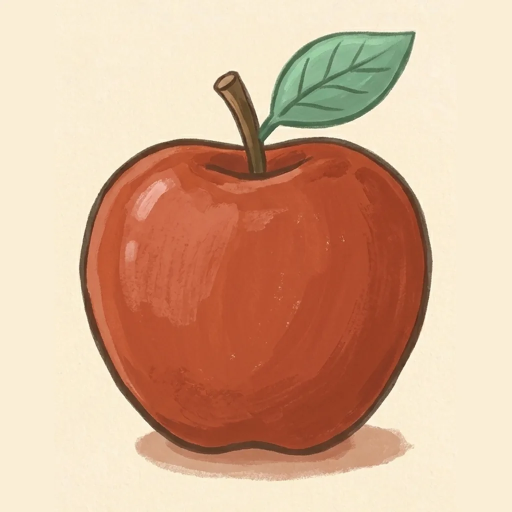
#> input picture game/assets/cards/mk_apple.webp, 1024 x 1024 px (shown at 1/2 size); its folder holds 3 pictures in this run
$ python prepare_images.py ../assets/cards/mk_apple.webp
#> lines starting #> are read from the running program, lines starting #| are printed output that depends on the picture
"""把卡牌插畫自動裁切、放大，令主體填滿圓形碟。

用法（在 game 資料夾）：
    python art/prepare_images.py
    python art/prepare_images.py --force

流程：
1. 偵測米白背景，找出主體邊界
2. 加 7% 留白，補成正方形
3. 縮放到 1024×1024

已經夠滿的圖（主體 ≥ 80%）會自動跳過，所以可以重複執行。
"""
import os
import sys

from PIL import Image, ImageChops

ROOT = os.path.dirname(os.path.dirname(os.path.abspath(__file__)))
CARD_DIR = os.path.join(ROOT, "assets", "cards")
THRESHOLD = 26
MARGIN = 0.07


def bg_color(img):
    w, h = img.size
    pts = [(2, 2), (w - 3, 2), (2, h - 3), (w - 3, h - 3)]
    cols = [img.getpixel(p) for p in pts]
    return tuple(sum(c[i] for c in cols) // len(cols) for i in range(3))


def prepare(path, force=False):
#> called with path = 'game/assets/cards/mk_apple.webp', force = False
    img = Image.open(path).convert("RGB")
#> img is the input picture: PIL image 1024x1024 RGB; mean R, G, B 214.8, 175.6, 148.5
    w, h = img.size
#> w = 1024; h = 1024
    bg = bg_color(img)
#> in bg_color, `cols = [img.getpixel(p) for p in pts]`: cols = [(248, 238, 216), (250, 238, 214), (250, 238, 214), (250, 238, 214)]
#> bg = (249, 238, 214)
    diff = ImageChops.difference(img, Image.new("RGB", (w, h), bg)).convert("L")
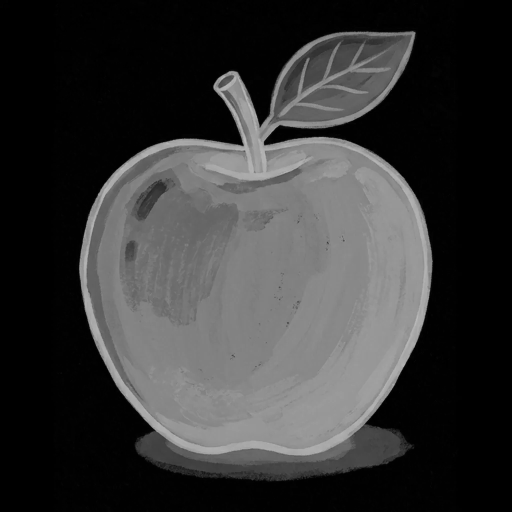
#> diff: PIL image 1024x1024 L (shown at 1/2 size); min 0, max 194, mean 54.8
    bbox = diff.point(lambda x: 255 if x > THRESHOLD else 0).getbbox()
#> bbox = (158, 61, 866, 963)
    if not bbox:
        return "blank"

    bw, bh = bbox[2] - bbox[0], bbox[3] - bbox[1]
#> bw = 708; bh = 902
    if not force and max(bw / w, bh / h) >= 0.80:
        return "skip"

    x0, y0, x1, y1 = bbox
    mx = int(bw * MARGIN)
    my = int(bh * MARGIN)
    box = (max(0, x0 - mx), max(0, y0 - my), min(w, x1 + mx), min(h, y1 + my))
    crop = img.crop(box)
    cw, ch = crop.size
    side = max(cw, ch)
    canvas = Image.new("RGB", (side, side), bg)
    canvas.paste(crop, ((side - cw) // 2, (side - ch) // 2))
    canvas.resize((1024, 1024), Image.Resampling.LANCZOS).save(
        path,
        "WEBP" if path.lower().endswith(".webp") else "PNG",
        **({"quality": 82, "method": 6} if path.lower().endswith(".webp") else {"optimize": True})
    )
    return "cropped"


def main():
    force = "--force" in sys.argv
    if not os.path.isdir(CARD_DIR):
        print("no assets/cards folder")
        return
    counts = {"cropped": 0, "skip": 0, "blank": 0}
    for name in sorted(os.listdir(CARD_DIR)):
        if not name.lower().endswith((".png", ".webp")):
            continue
        result = prepare(os.path.join(CARD_DIR, name), force)
        counts[result] += 1
        print("%-9s %s" % (result, name))
#> pass 2 of the loop in main, `for name in sorted(os.listdir(CARD_DIR)):`:
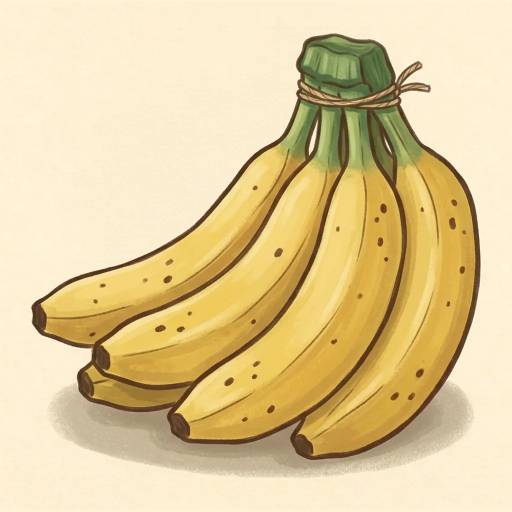
#> input picture game/assets/cards/mk_banana.webp, 1024 x 1024 px (shown at 1/2 size)
#> in prepare, img is the input picture: PIL image 1024x1024 RGB; mean R, G, B 224.5, 203.2, 152.5
#> bg = (255, 241, 212)
#> in prepare (call 2), `diff = ImageChops.difference(img, Image.new("RGB", (w, h), bg)).conver..`:
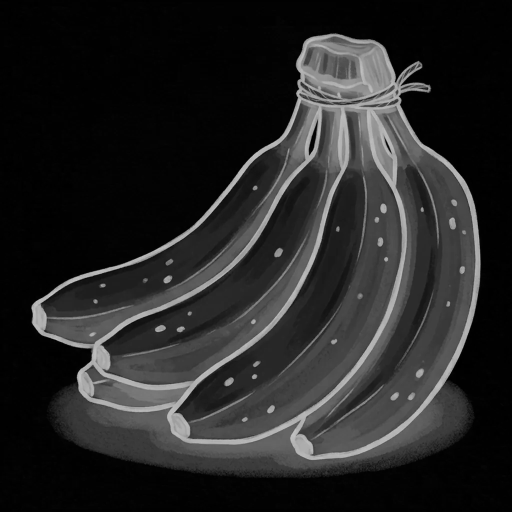
#> diff: PIL image 1024x1024 L (shown at 1/2 size); min 0, max 216, mean 38.2
#> bbox = (62, 66, 962, 956)
#> bw = 900; bh = 890
#> pass 3 of the loop in main, `for name in sorted(os.listdir(CARD_DIR)):`:
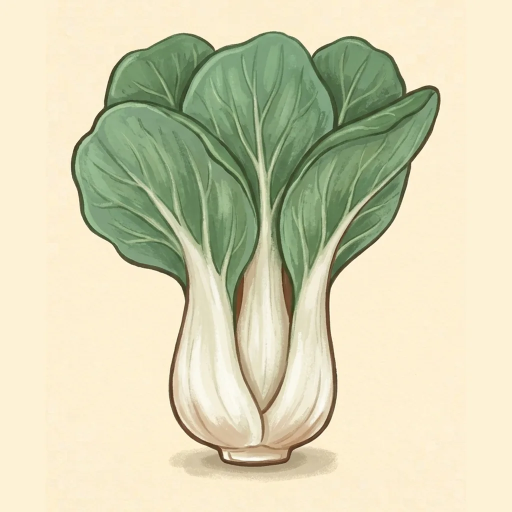
#> input picture game/assets/cards/mk_bok_choy.webp, 1024 x 1024 px (shown at 1/2 size)
#> in prepare, img is the input picture: PIL image 1024x1024 RGB; mean R, G, B 211.6, 209.9, 178.4
#> bg = (253, 242, 214)
#> in prepare (call 3), `diff = ImageChops.difference(img, Image.new("RGB", (w, h), bg)).conver..`:
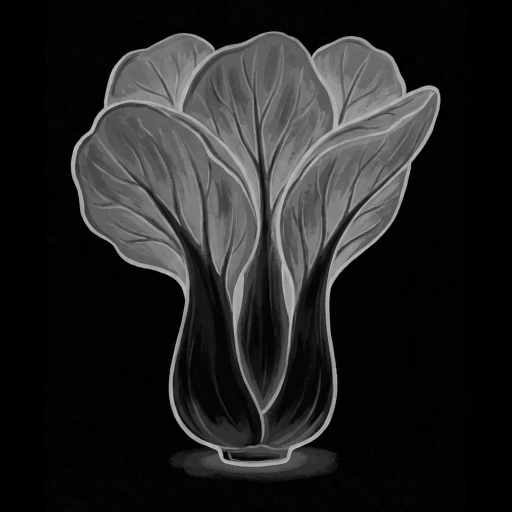
#> diff: PIL image 1024x1024 L (shown at 1/2 size); min 0, max 200, mean 35.5
#> bbox = (141, 62, 882, 961)
#> bw = 741; bh = 899
    print("cropped %(cropped)d / skipped %(skip)d / blank %(blank)d" % counts)


if __name__ == "__main__":
    main()
